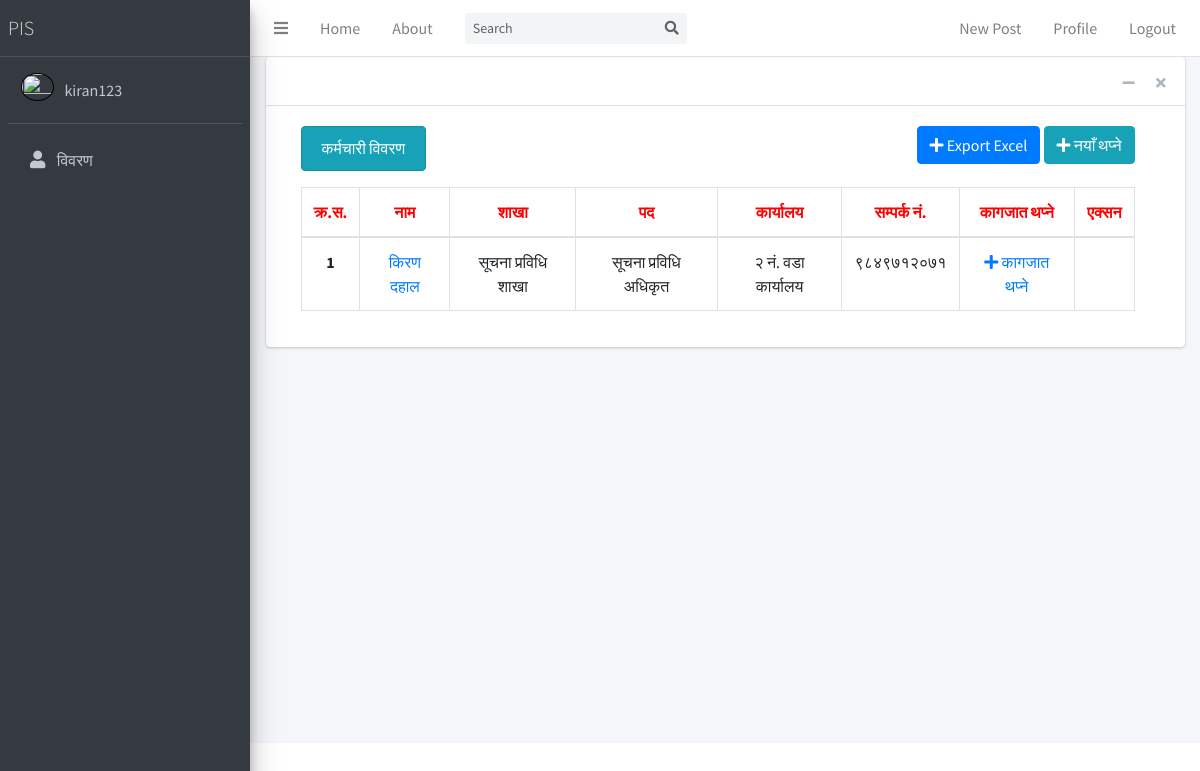
The page /staff/list/ (signed in) on the database its author committed.
### official/models.py (models this page shows, shortened)
class Staff(models.Model):
    author = models.OneToOneField(User, null=True, on_delete=models.CASCADE)
    staffname_nepali = models.CharField(max_length= 150, verbose_name="नाम")
    staffname_english = models.CharField(max_length=150, verbose_name="Name")
    staff_id = models.CharField(max_length=20, null=True, blank=True, verbose_name="कर्मचारी संकेत नं.")
    appointment_date = models.CharField(max_length=15, verbose_name="नियुक्ति मिति जस्तै: २०७७-०५-०५")
    officeentry_date = models.CharField(max_length=15, verbose_name="कार्यालय प्रवेश मिति जस्तै: २०७७-०५-०५")
    employeetype = models.ForeignKey(Employeetype, on_delete=models.CASCADE, verbose_name="कर्मचारी किसिम")
    servicegroup_nepali = models.ForeignKey(Servicegroup, on_delete=models.CASCADE, verbose_name="सेवा समूह")
    designation_nepali = models.ForeignKey(Designation, on_delete=models.CASCADE, verbose_name="पद")
    Sectiontype_nepali = models.ForeignKey(Sectiontype, on_delete=models.CASCADE, verbose_name="शाखा")
    officetype_nepali = models.ForeignKey(Officetype, on_delete=models.CASCADE, verbose_name="कार्यरत कार्यालय")
    officename_nepali = models.ForeignKey(Office, on_delete=models.CASCADE, verbose_name="कार्यालय")
    dob = models.CharField(max_length=15, verbose_name="जन्म मिति")
    citizenship_no = models.CharField(max_length=25, verbose_name="नागरिकता नं.")
    citizenship_dispatcheddate = models.CharField(max_length=15, verbose_name="जारी मिति")
    citizenship_dispatcheddistrict = models.CharField(max_length=50, verbose_name="जारी जिल्ला")
    grandfather_name = models.CharField(max_length=150, verbose_name="बाजे / ससुराको नाम")
    father_name = models.CharField(max_length=150, verbose_name="बाबुको नाम")
    mother_name = models.CharField(max_length=150, verbose_name="आमाको नाम")
    contact_no = models.CharField(max_length=10, verbose_name="सम्पर्क नं")
    email = models.CharField(max_length=150, null=True, blank=True, verbose_name="इमेल")
    permanentaddr_province = models.ForeignKey(Province, on_delete=models.CASCADE, related_name='permanentaddr_province', verbose_name="प्रदेश")
    permanentaddr_district = models.CharField(max_length=150, verbose_name="जिल्ला")
    permanentaddr_locallevel = models.CharField(max_length=150, verbose_name="स्थानीय तह")
    permanentaddr_localleveltype = models.ForeignKey(LocalLevelType, on_delete=models.CASCADE, related_name='permanentaddr_localleveltype', verbose_name="स्थानीय तह प्रकार")
    permanentaddr_wardno = models.CharField(max_length=2, verbose_name="वडा नं.", default='2')
    temporaryaddr_province = models.ForeignKey(Province, on_delete=models.CASCADE, related_name='temporaryaddr_province', verbose_name="प्रदेश")
    temporaryaddr_district = models.CharField(max_length=150, verbose_name="जिल्ला")
    temporaryaddr_locallevel = models.CharField(max_length=150, verbose_name="स्थानीय तह")
    temporaryaddr_localleveltype = models.ForeignKey(LocalLevelType, on_delete=models.CASCADE, related_name='temporaryaddr_localleveltype', verbose_name="स्थानीय तह प्रकार")
    temporaryaddr_wardno = models.CharField(max_length=2, verbose_name="वडा नं.", default='2')
    created_date = models.DateTimeField(default=timezone.now)
    created_by = models.ForeignKey(User, on_delete=models.CASCADE, default=None, related_name='created_by')
    modified_date = models.DateTimeField(default=timezone.now)
    modified_by = models.ForeignKey(User, on_delete=models.CASCADE, null=True, related_name='modified_by')

### officialdata/models.py (models this page shows, shortened)
class Sectiontype(models.Model):
    sectiontype_nepali = models.CharField(max_length=70, verbose_name="शाखाको नाम")
    sectiontype_english = models.CharField(max_length=70, verbose_name="Section Name")
    created_date = models.DateTimeField(default=timezone.now)
    created_by = models.ForeignKey(User, on_delete=models.CASCADE, default=None)
    def __str__(self):
        return self.sectiontype_nepali

class Designation(models.Model):
    designation_nepali = models.CharField(max_length=100)
    designation_english = models.CharField(max_length=100)
    date_posted = models.DateTimeField(default=timezone.now)
    author = models.ForeignKey(User, on_delete=models.CASCADE)
    def __str__(self):
        return self.designation_nepali

### officedata/models.py (models this page shows, shortened)
class Office(models.Model):
    WARD_NO = (
        ("१", "१"),
        ("२", "२"),
        ("३", "३"),
        ("४", "४"),
        ("५", "५"),
        ("६", "६"),
        ("७", "७"),
        ("८", "८"),
        ("९", "९"),
    )
    officename_nepali = models.CharField(max_length=100, verbose_name="कार्यालयको नाम")
    officename_english = models.CharField(max_length=100, verbose_name="Office Name")
    officeaddress = models.CharField(max_length=100, verbose_name="कार्यालयको ठेगाना")
    officetype = models.ForeignKey(Officetype, on_delete=models.CASCADE, null=True, verbose_name="कार्यालयको प्रकार")
    office_wardno = models.CharField(max_length=1, choices=WARD_NO, default=1, verbose_name="वडा नं.")
    created_by = models.ForeignKey(User, on_delete=models.CASCADE)
    created_date = models.DateTimeField(default=timezone.now)
    def __str__(self):
        return self.officename_nepali

### official/views.py (the view, shortened to what this page needs)
# urls.py: path('staff/list/', StaffListView.as_view(), name='staff-list'),
class StaffListView(LoginRequiredMixin, ListView):
    model = Staff
    template_name = 'staff/staff_list.html'
    context_object_name = 'staff'

### official/templates/official/staff_list.html (shortened to what this page needs)
{% extends "blog/base.html" %}
{% load crispy_forms_tags %}
{% block content %}
<div class="col-md-12">
      <div class="d-flex justify-content-between">
        <div><h6 class="text-center alert alert-info">कर्मचारी विवरण</h6></div>
        <div>
            <a href="{% url 'export-excel' %}" class="btn btn-primary btn-bg">
                  <i class="fas fa-plus"></i> Export Excel
            </a>
            <a href="{% url 'staff-create' %}" class="btn btn-info btn-bg">
                  <i class="fas fa-plus"></i> नयाँ थप्ने
            </a>
        </div>
    </div>
    <table class="table table-hover table-bordered">
        <thead style="text-align:center; color:red;">
        <tr>
            <th scope="col">क्र.स.</th>
            <th scope="col">नाम</th>
            <th scope="col">शाखा</th>
            <th scope="col">पद</th>
            <th scope="col">कार्यालय</th>
            <th scope="col">सम्पर्क नं.</th>
            <th scope="col">कागजात थप्ने</th>
            <th scope="col">एक्सन</th>
        </tr>
        </thead>
        <tbody>
        {% for staff in staff %}
        <tr style="text-align:center">
            <th scope="row">{{ forloop.counter }}</th>
            <td><a href="{% url 'staff-detail' staff.id %}" target="_blank">{{ staff.staffname_nepali }}</a></td>
            <td>{{ staff.Sectiontype_nepali }}</td>
            <td>{{ staff.designation_nepali }}</td>
            <td>{{ staff.officename_nepali }}</td>
            <td>{{ staff.contact_no }}</td>
            <td><a href="{% url 'staff-files-create' %}">
                  <i class="fas fa-plus"></i> कागजात थप्ने
            </a></td>
            <td>
            </td>
        </tr>
        {% endfor %}
        </tbody>
    </table>
</div>
{% endblock content %}

### blog/templates/blog/base.html (shortened to what this page needs)
{% load static %}
<!DOCTYPE html>
<html>
<head>
    <link rel="stylesheet" href="{% static 'blog/plugins/fontawesome-free/css/all.min.css' %}">
    <link rel="stylesheet" href="https://code.ionicframework.com/ionicons/2.0.1/css/ionicons.min.css">
    <link rel="stylesheet" href="{% static 'blog/plugins/overlayScrollbars/css/OverlayScrollbars.min.css' %}">
    <link rel="stylesheet" href="{% static 'blog/plugins/datatables-bs4/css/dataTables.bootstrap4.min.css' %}">
    <link rel="stylesheet" href="{% static 'blog/plugins/datatables-responsive/css/responsive.bootstrap4.min.css' %}">
    <link rel="stylesheet" href="{% static 'blog/dist/css/adminlte.min.css' %}">
</head>
<body class="hold-transition sidebar-mini layout-fixed">
<div class="wrapper">
    <nav class="main-header navbar navbar-expand navbar-white navbar-light">
        <ul class="navbar-nav">
            <li class="nav-item">
                <a class="nav-link" data-widget="pushmenu" href="#" role="button"><i class="fas fa-bars"></i></a>
            </li>
            <li class="nav-item d-none d-sm-inline-block">
                <a class="nav-item nav-link" href="{% url 'blog-home' %}">Home</a>
            </li>
            <li class="nav-item d-none d-sm-inline-block">
                <a class="nav-item nav-link" href="{% url 'blog-about' %}">About</a>
            </li>
        </ul>
        <form class="form-inline ml-3">
            <div class="input-group input-group-sm">
                <input class="form-control form-control-navbar" type="search" placeholder="Search" aria-label="Search">
                <div class="input-group-append">
                    <button class="btn btn-navbar" type="submit">
                        <i class="fas fa-search"></i>
                    </button>
                </div>
            </div>
        </form>
        <ul class="navbar-nav ml-auto">
            {% if user.is_authenticated %}
            <a class="nav-item nav-link" href="{% url 'post-create' %}">New Post</a>
            <a class="nav-item nav-link" href="#">Profile</a>
            <a class="nav-item nav-link" href="{% url 'logout' %}">Logout</a>
            {% else %}
            <a class="nav-item nav-link" href="{% url 'login' %}">Login</a>
            <a class="nav-item nav-link" href="{% url 'register' %}">Register</a>
            {% endif %}
        </ul>
    </nav>
    <aside class="main-sidebar sidebar-dark-primary elevation-4">
        <a href="{% url 'blog-home' %}" class="brand-link">
            <span class="brand-text font-weight-light">PIS</span>
        </a>
        <div class="sidebar">
            <div class="user-panel mt-3 pb-3 mb-3 d-flex">
                <div class="image">
                    <img src="" class="rounded-circle account-img" alt=""
                         width="42" height="24" style="border:1px solid black">
                </div>
                <div class="info">
                    <a href="#" class="d-block">{{ user.username }}</a>
                </div>
            </div>
            {% if user.is_authenticated %}
            <nav class="mt-2">
                <ul class="nav nav-pills nav-sidebar flex-column" data-widget="treeview" role="menu"
                    data-accordion="false">
                    <li class="nav-item">
                        <a href="{% url 'staff-post' username=user %}" class="nav-link">
                            <p class="text-align:center"> <i class="nav-icon fas fa-user"></i> विवरण
                            </p>
                        </a>
                    </li>
                </ul>
            </nav>
            {% endif %}
        </div>
    </aside>
    <div class="content-wrapper">
        <section class="content">
            <div class="container-fluid">
                <div class="row">
                    <div class="col-md-12">
                        <div class="card">
                            <div class="card-header">
                                <div class="card-tools">
                                    <button type="button" class="btn btn-tool" data-card-widget="collapse"
                                            data-toggle="tooltip" title="Collapse">
                                        <i class="fas fa-minus"></i></button>
                                    <button type="button" class="btn btn-tool" data-card-widget="remove"
                                            data-toggle="tooltip" title="Remove">
                                        <i class="fas fa-times"></i></button>
                                </div>
                            </div>
                            <div class="card-body">
                                <div class="row col-md-12">
                                    <div class="col-md-12">
                                        {% block content %}{% endblock %}
</body>
</html>

### rows shown on the page
Staff: staffname_nepali "किरण दहाल", Sectiontype_nepali "सूचना प्रविधि शाखा", designation_nepali "सूचना प्रविधि अधिकृत", officename_nepali "२ नं. वडा कार्यालय", contact_no "९८४९७१२०७१"

### other values the page prints
{{ user.username }} "kiran123"
